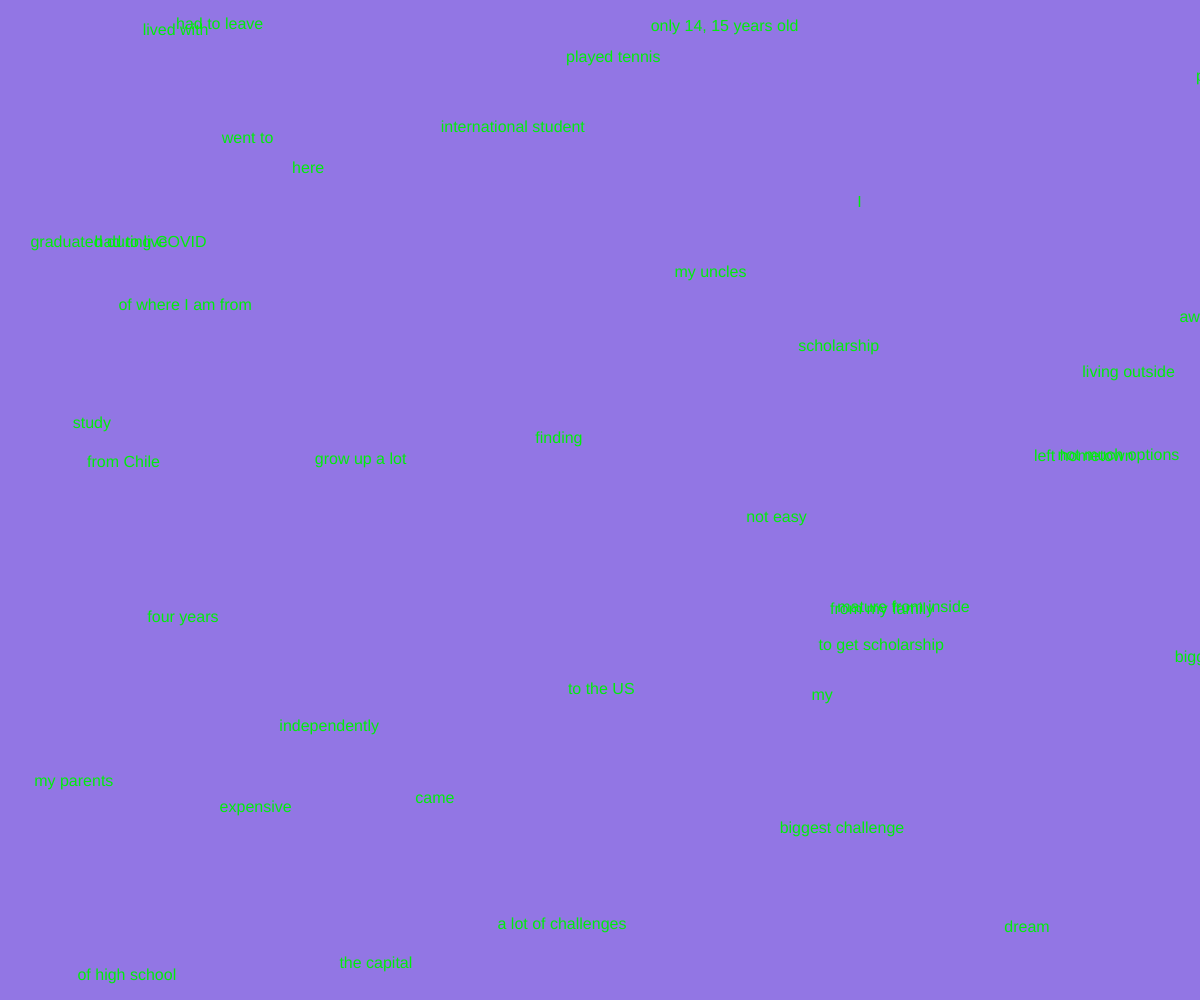
Frame 1 (no input)
Frame 60 (no input): identical to frame 1, image omitted
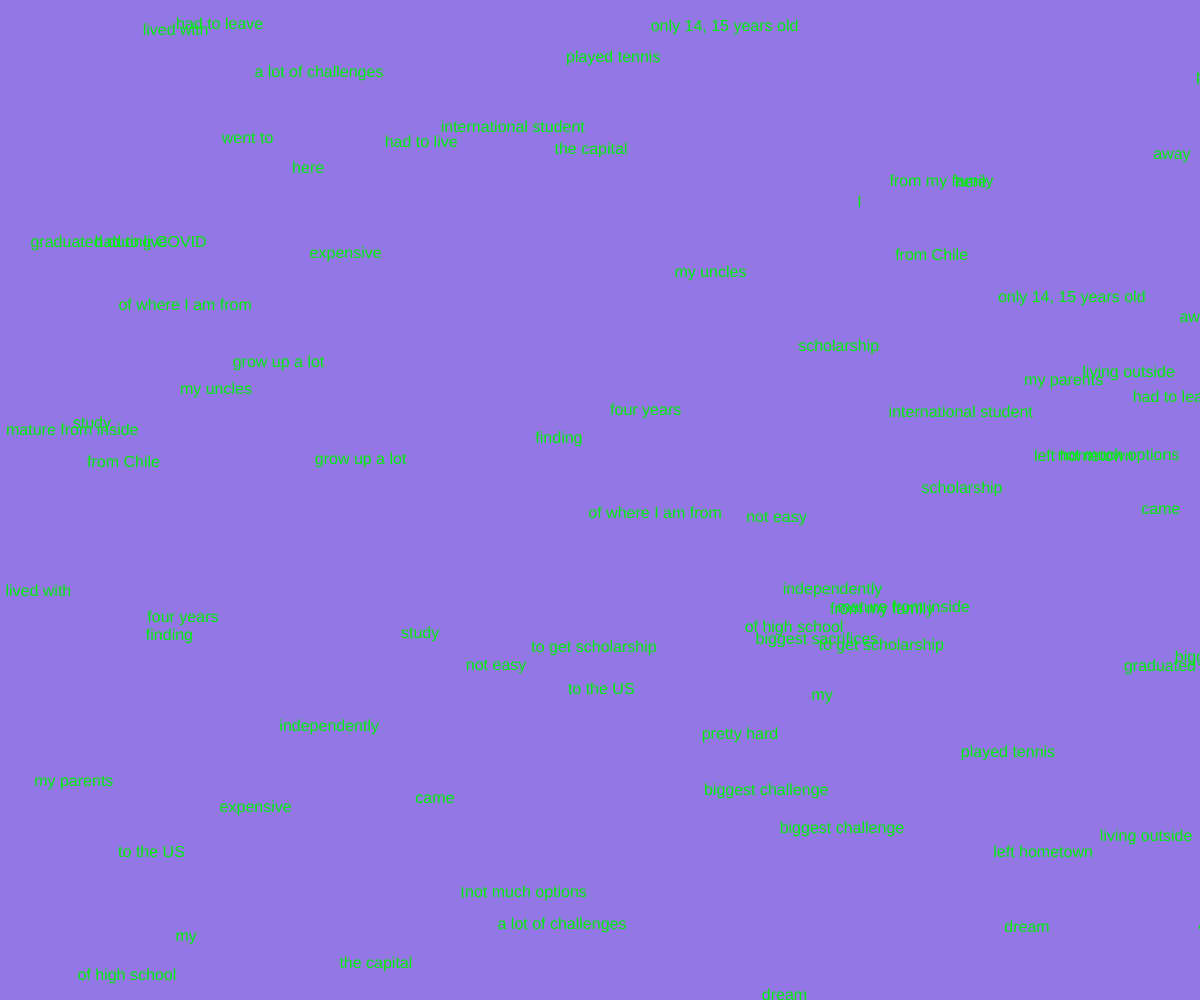
Frame 120 (the mouse pressed at the canvas centre since frame 60)

The p5.js sketch that drew these frames (run headless with seeded random() and noise() and a simulated clock; from frame 60 on, the mouse is pressed at the canvas centre):

// p5.js sketch
// ── sketch.js
let wordsEnglish = ['I','came','here','to the US', 'study','my','dream','from Chile','not much options','expensive','finding','scholarship','not easy', 'international student','four years',"of high school",'left hometown',
'went to','the capital','lived with','my uncles','had to leave', 'my parents','living outside','of where I am from','played tennis','to get scholarship','biggest sacrifices','pretty hard','biggest challenge',
'had to live','independently','only 14, 15 years old','graduated during COVID','a lot of challenges','away','from my family','grow up a lot','mature from inside'];

let words1 = [];
let words2 = [];

let drawingPoints = []; // Array of strokes (each is an array of points)
let isDrawing = false;

function setup() {
  createCanvas(windowWidth, windowHeight);
  //background('#9276E4');
  textSize(16);
  textFont('sans-serif');

  for (let i = 0; i < wordsEnglish.length; i++) {
    let word = new Word(wordsEnglish[i], random(0, width), random(0, height), 0);
    words2.push(word);
  }
}

function draw() {
  background('#9276E4');

  // Draw animated words
  for (let w of words1) {
    w.move();
    w.show();
  }

  for (let w of words2) {
    w.fade();
    w.show();
  }

  // Periodically add more words
  if (frameCount % 60 == 0 && words2.length < 2000) {
    for (let i = 0; i < wordsEnglish.length; i++) {
      let word = new Word(wordsEnglish[i], random(0, width), random(0, height), 0);
      words2.push(word);
    }
  }

  // Draw freehand strokes
  noFill();
  stroke('#ED1C24');
  strokeWeight(2);
  for (let stroke of drawingPoints) {
    beginShape();
    for (let pt of stroke) {
      vertex(pt.x, pt.y);
    }
    endShape();
  }
}

function mousePressed() {
  isDrawing = true;
  drawingPoints.push([]); // Start a new stroke
}

function mouseReleased() {
  isDrawing = false;
}

function mouseDragged() {
  if (isDrawing) {
    drawingPoints[drawingPoints.length - 1].push({ x: mouseX, y: mouseY });
  }
}

class Word {
  constructor(char, x, y, alpha, haveStroke = false) {
    this.fadeSpeed = random(1, 3);
    this.x = x;
    this.y = y;
    this.char = char;
    this.fadingIn = true;
    this.alpha = alpha;
    this.haveStroke = haveStroke;
  }

  move() {
    this.x += random(-1, 1);
    this.y += random(-1, 1);
  }

  show() {
    if (this.haveStroke) {
      stroke(244, 244, 0, this.alpha);
      strokeWeight(2);
    } else {
      noStroke();
    }
    fill('#00ED0B');
    text(this.char, this.x, this.y);
  }

  fade() {
    if (this.fadingIn) {
      this.alpha += this.fadeSpeed;
      if (this.alpha >= 255) {
        this.alpha = 255;
        this.fadingIn = false;
      }
    } else {
      this.alpha -= this.fadeSpeed;
      if (this.alpha <= 0) {
        this.alpha = 0;
        this.fadingIn = true;
      }
    }
  }
}
